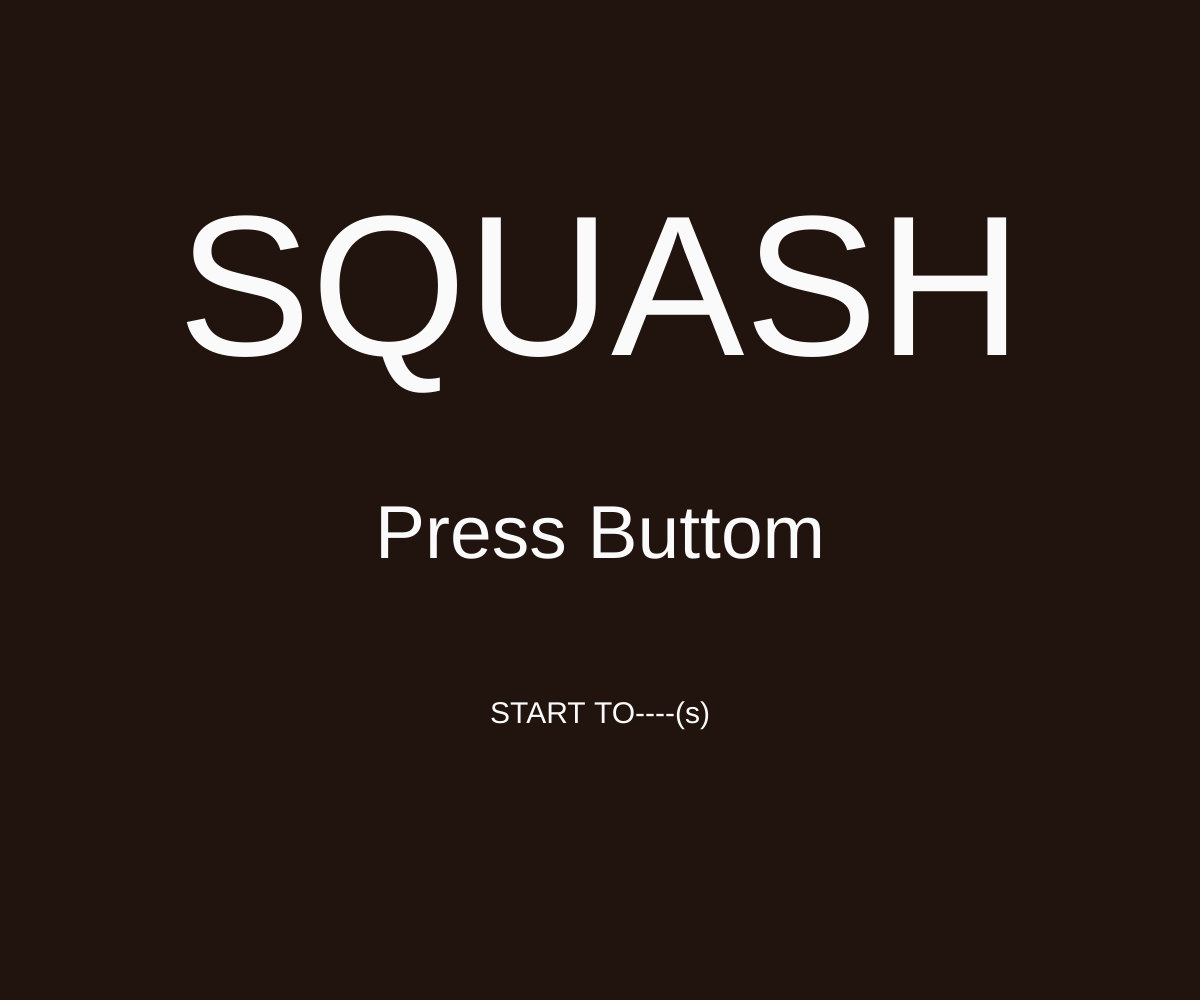
Frame 1 (no input)
Frame 60 (no input): identical to frame 1, image omitted
Frame 120 (the mouse pressed at the canvas centre since frame 60): identical to frame 1, image omitted

The p5.js sketch that drew this single still picture (run headless with seeded random() and noise() and a simulated clock; from frame 60 on, the mouse is pressed at the canvas centre):

// p5.js sketch
// ── sketch.js
// 最終課題を制作しよう
let gameState;

function setup(){
  createCanvas(windowWidth, windowHeight);
  x = windowWidth / 2;
  y = windowHeight / 2;
  vx = 6;
  vy = 6;
  LL = windowWidth/5;
  RL = windowWidth*4/5;
  TL = windowHeight/5;
  BL = windowHeight*4/5;
  b = windowWidth*2/5;
}

function draw(){
  gameState =="startGame"
  background(33, 19, 13);
  fill(250, 250, 250);
  textAlign(CENTER, BOTTOM);
  textSize(200);
  text('SQUASH', windowWidth/2, windowHeight*2/5);

  textSize(75);
  textAlign(CENTER, TOP);
  text('Press Buttom', windowWidth/2, windowHeight/2);

  textSize(30);
  text('START TO----(s)', windowWidth/2, windowHeight*7/10);
  if(key == "s"){gameState="nowGame"}


  if(gameState=="nowGame"){drawNowGameScreen();}
  if(gameState=="gameOver"){drawGameoverScreen();}
}



function drawNowGameScreen(){
        if(gameState=="nowGame"){
        background(33, 19, 13);
        textSize(100);
        textAlign(CENTER, CENTER);
        text('READY GO!!', windowWidth/2, windowHeight/2);
        let millisecond = millis();
        if(millisecond>=1500){
        background(33,19,13);
        strokeJoin(MITER);
        stroke(250);
        strokeCap(SQUARE);
        strokeWeight(10);
        line(LL, TL, LL, BL);
        line(LL, TL, RL, TL);
        line(RL, TL, RL, BL);
        line(b, BL, b + windowWidth/5, BL);
        }

        if(millisecond > 2500){
        strokeJoin(MITER);
        stroke(250);
        strokeCap(SQUARE);
        strokeWeight(10);
        line(LL, TL, LL, BL);
        line(LL, TL, RL, TL);
        line(RL, TL, RL, BL);

        ellipse(x, y, 20);

        x += vx;
        y += vy;

        if(x < LL + 15|| x > RL - 15){ vx = -1 * vx; }
        if(y < TL + 15|| y > BL - 15){ vy = -1 * vy; }
        x = constrain(x, 0, width);
        y = constrain(y, 0, height);

        strokeWeight(5);
        if(keyIsDown(LEFT_ARROW)){ b -= 5; }
        if(keyIsDown(RIGHT_ARROW)){ b += 5; }
        constrain(b, LL, windowWidth*3/5);
        line(b, BL, b + windowWidth/5, BL);
        if((x < b && y>= BL-15) || (x > b + windowWidth/5 && y>= BL-15)){
          gameState = "gameOver"}
      }
    }
  }



function drawGameoverScreen(){
  background(33,19,13);
  fill(255);
  textSize(150);
  textAlign(CENTER, CENTER);
  text("GAME OVER", windowWidth / 2, windowHeight / 2);
  textSize(40);
  vx=0;
  vy=0;
  text('PLEASE RELOAD PAGE TO CONTINUE', windowWidth/2, windowHeight*3/4)
}
